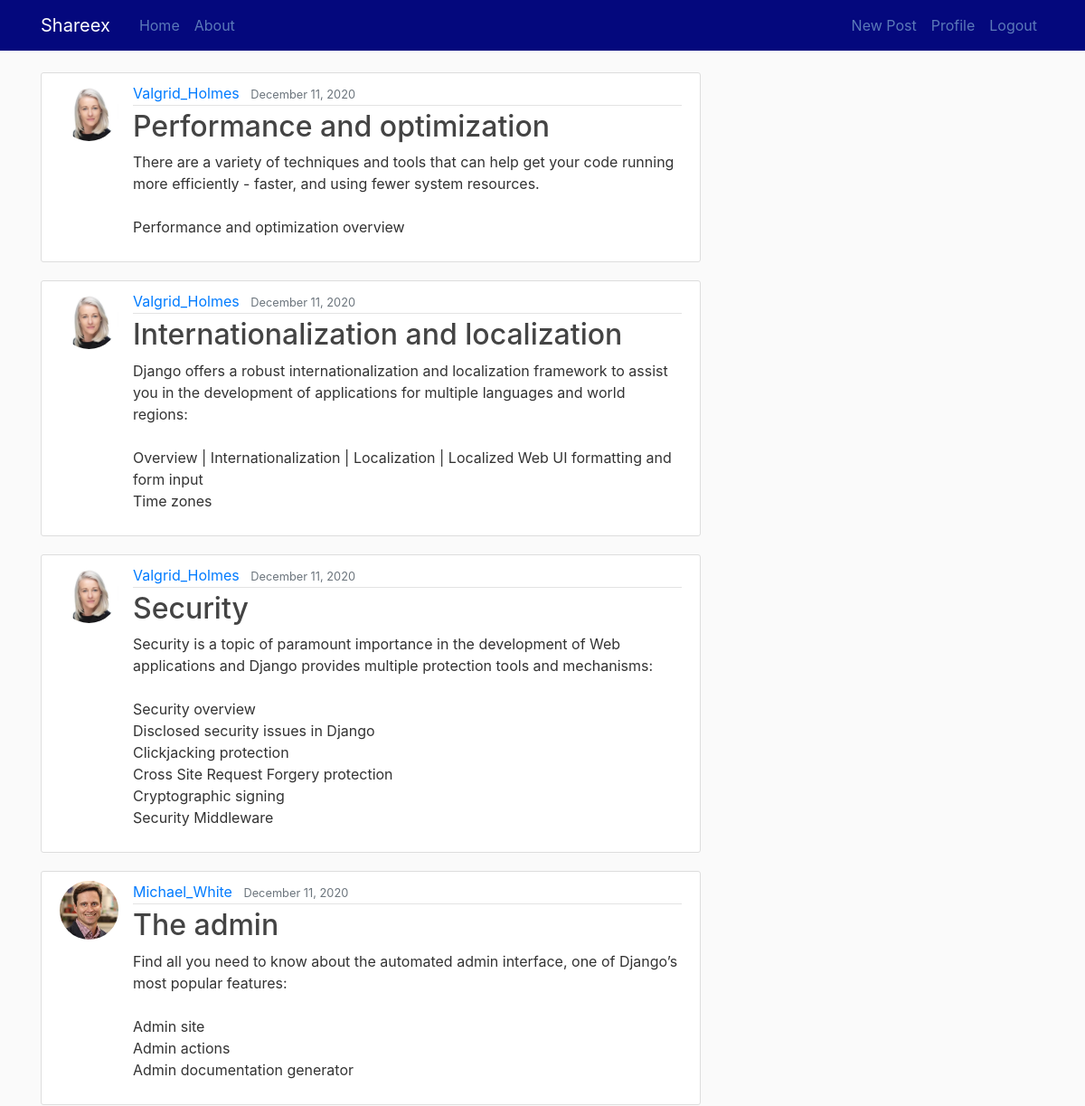
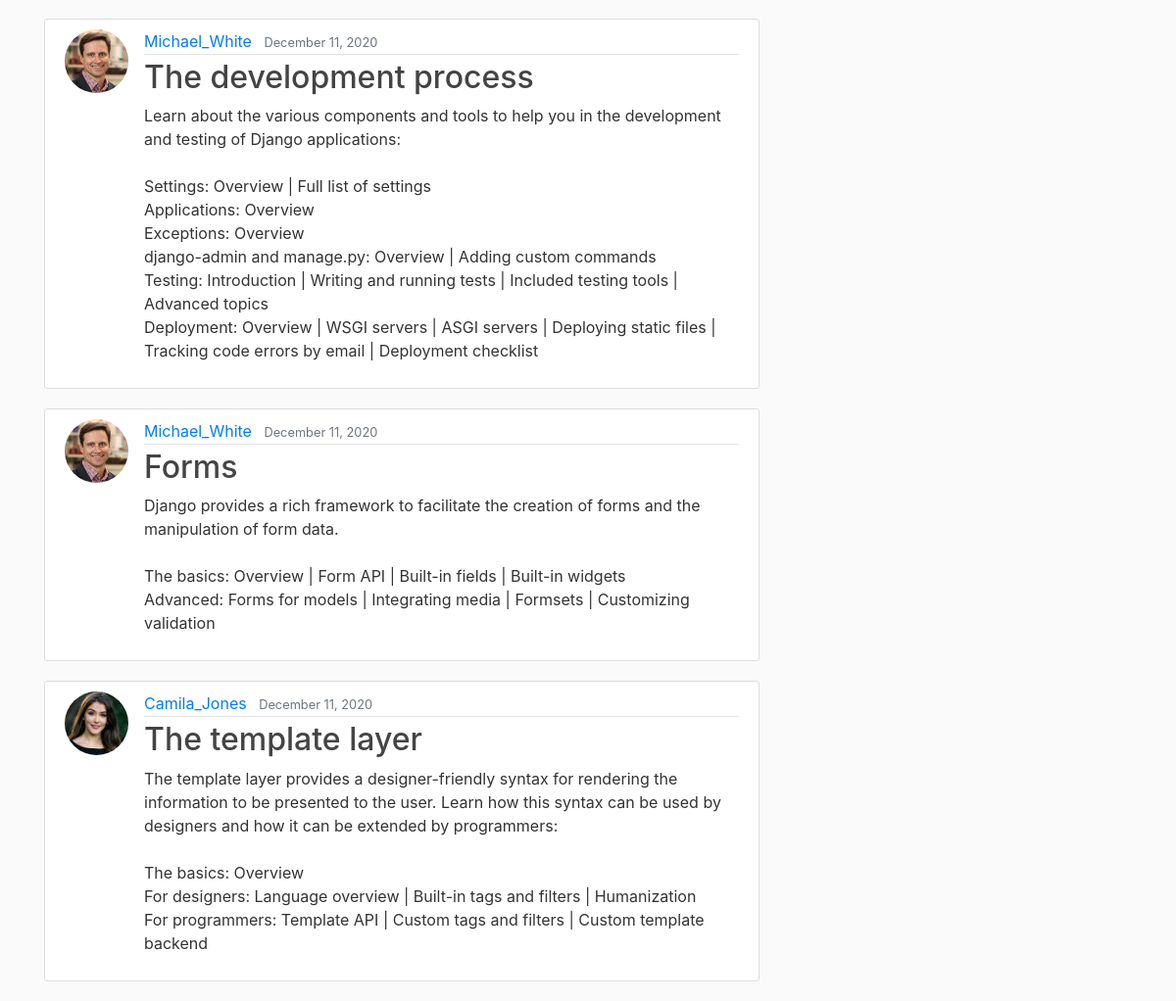
The app's page / (signed in) with its own data (2 pictures, top to bottom).
### blog/models.py (models this page shows, shortened)
class Post(models.Model):
	title = models.CharField(max_length=100)
	content = models.TextField()
	date = models.DateTimeField(default=timezone.now)
	author = models.ForeignKey(User, on_delete=models.CASCADE)

### users/models.py (models this page shows, shortened)
class Profile(models.Model):
	user = models.OneToOneField(User, on_delete=models.CASCADE)
	image = models.ImageField(default='default.jpg', upload_to='profile_pics')

### blog/views.py (the view)
# urls.py: path('', PostListView.as_view(), name = 'blog-home'),
class PostListView(ListView):
	model = Post
	template_name = 'blog/home.html'
	context_object_name = 'posts'
	ordering = ['-date']
	paginate_by = 7

### blog/templates/blog/home.html
{% extends "blog/base.html" %}
{% block content %}
{% for post in posts %}
	<article class="media content-section">
	  <img class="rounded-circle article-img" src="{{ post.author.profile.image.url }}">
	  <div class="media-body">
	    <div class="article-metadata">
	      <a class="mr-2" href="#">{{ post.author }}</a>
	      <small class="text-muted">{{ post.date | date:"F d, Y" }}</small>
	    </div>
	    <h2><a class="article-title" href="{% url 'post-detail' post.id %}">{{ post.title }}</a></h2>
	    <p class="article-content">{{ post.content }}</p>
	  </div>
	</article>
{% endfor %}
{% endblock content %}

### blog/static/blog/main.css (style rules this page uses)
body { background: #fafafa; color: #333333; margin-top: 5rem; }
h1, h2, h3, h4, h5, h6 { color: #444444; }
.content-section { background: #ffffff; padding: 10px 20px; border: 1px solid #dddddd; border-radius: 3px; margin-bottom: 20px; }
.article-title { color: #444444; }
.article-content { white-space: pre-line; }
.article-img { height: 65px; width: 65px; margin-right: 16px; }
.article-metadata { padding-bottom: 1px; margin-bottom: 4px; border-bottom: 1px solid #e3e3e3 }

### records on screen
Post: author.profile.image (picture), author "Valgrid_Holmes", date "December 11, 2020", title "Performance and optimization", content "There are a variety of techniques and tools that can help get your code running more efficiently - faster, and using fewer system resources. Performance and optimization overview"
Post: author.profile.image (picture), author "Valgrid_Holmes", date "December 11, 2020", title "Internationalization and localization", content "Django offers a robust internationalization and localization framework to assist you in the development of applications for multiple languages and world regions: Overview | Internationalization | Localization | Localized Web UI formatting and form input Time zones"
Post: author.profile.image (picture), author "Valgrid_Holmes", date "December 11, 2020", title "Security", content "Security is a topic of paramount importance in the development of Web applications and Django provides multiple protection tools and mechanisms: Security overview Disclosed security issues in Django Clickjacking protection Cross Site Request Forgery protection Cryptographic signing Security Middleware"
Post: author.profile.image (picture), author "Michael_White", date "December 11, 2020", title "The admin", content "Find all you need to know about the automated admin interface, one of Django’s most popular features: Admin site Admin actions Admin documentation generator"
Post: author.profile.image (picture), author "Michael_White", date "December 11, 2020", title "The development process", content "Learn about the various components and tools to help you in the development and testing of Django applications: Settings: Overview | Full list of settings Applications: Overview Exceptions: Overview django-admin and manage.py: Overview | Adding custom commands Testing: Introduction | Writing and running tests | Included testing tools | Advanced topics Deployment: Overview | WSGI servers | ASGI servers | Deploying static files | Tracking code errors by email | Deployment checklist"
Post: author.profile.image (picture), author "Michael_White", date "December 11, 2020", title "Forms", content "Django provides a rich framework to facilitate the creation of forms and the manipulation of form data. The basics: Overview | Form API | Built-in fields | Built-in widgets Advanced: Forms for models | Integrating media | Formsets | Customizing validation"
Post: author.profile.image (picture), author "Camila_Jones", date "December 11, 2020", title "The template layer", content "The template layer provides a designer-friendly syntax for rendering the information to be presented to the user. Learn how this syntax can be used by designers and how it can be extended by programmers: The basics: Overview For designers: Language overview | Built-in tags and filters | Humanization For programmers: Template API | Custom tags and filters | Custom template backend"
